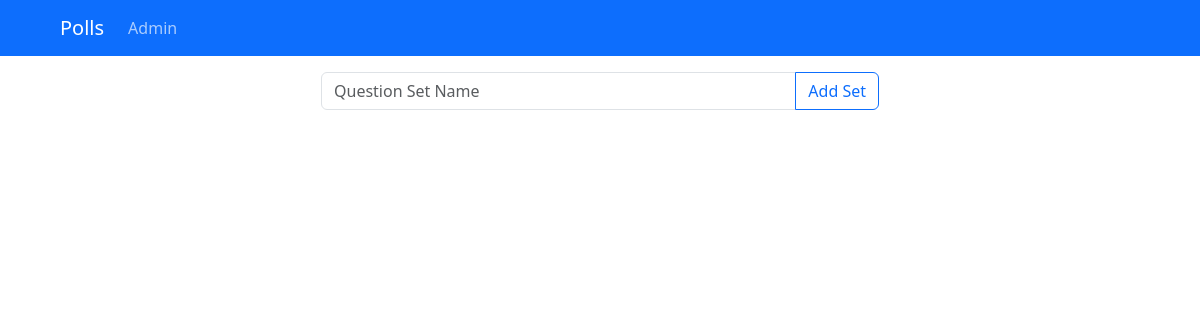
The page /polls/ on the database as committed earlier.
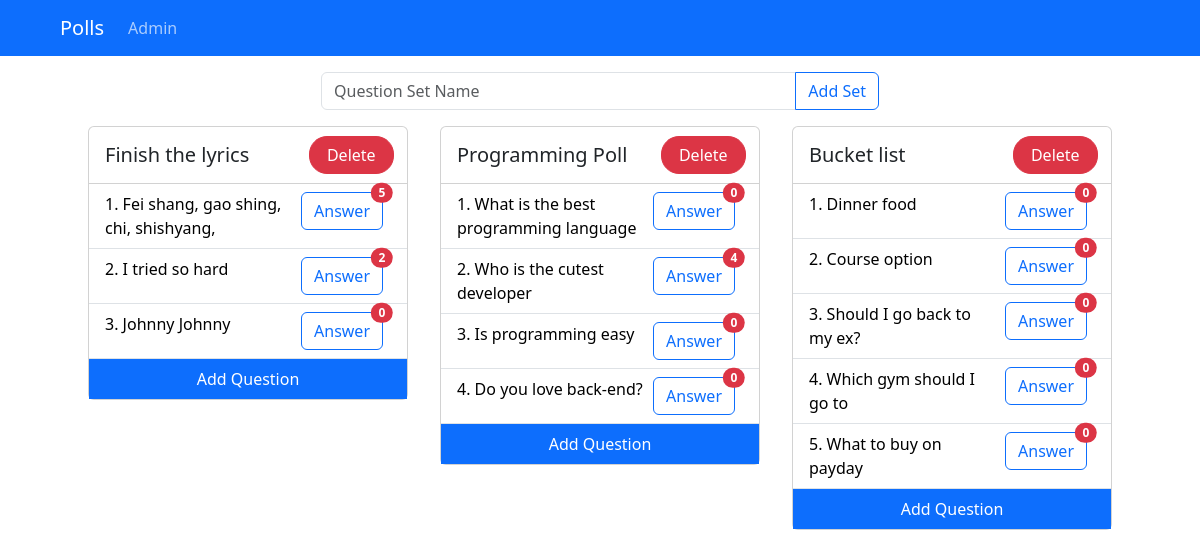
The same page on the database as committed later.
### polls/models.py (models this page shows, shortened)
class Set(models.Model):
    set_name = models.CharField(max_length=200)
    pub_date = models.DateTimeField(auto_now_add=True)

class Question(models.Model):
    set = models.ForeignKey(Set, on_delete=models.CASCADE)
    question_text = models.CharField(max_length=200)
    pub_date = models.DateTimeField("date published")
    votes_num = models.IntegerField(default=0)

### polls/views.py (the view)
# urls.py: path("", views.IndexView.as_view(), name="index"),
class IndexView(generic.ListView):
    template_name="polls/index.html"
    context_object_name="set_list"
    def get_queryset(self):
        return Set.objects.filter(pub_date__lte=timezone.now()).order_by("pub_date")

### polls/templates/polls/index.html (shortened to what this page needs)
{% include "./partials/head.html" %}
  <body>
    {% include "./partials/navbar.html" %}
    <main class="container">
      <form action="{% url 'polls:addset' %}" method="post" class="d-flex justify-content-center" autocomplete="off">
        <div class="input-group mb-3" style="width: 50%;">
          <input type="text" class="form-control" name="setname" placeholder="Question Set Name"  ">
          <button class="btn btn-outline-primary" type="submit" >Add Set</button>
        </div>
      </form>
      <div class="d-flex justify-content-center flex-wrap">
        {% for set in set_list %}
        <div class="mx-3 mb-3">
          <div class="card" style="width: 20rem;">
            <div class="row align-items-center">
              <h5 class="m-3 col-7">{{ set.set_name }}</h5>
              <a href="{% url 'polls:deleteset' set.id %}" class="btn btn-danger col-3" style="height: 38px; border-radius: 18px;">Delete</a>
            </div>
            <ul class="list-group list-group-flush">
              {% for question in set.question_set.all %}
              <li class="list-group-item d-flex justify-content-between" href="{% url 'polls:detail' question.id %}">
                <a href="{% url 'polls:detail' question.id %}" class="text-decoration-none"
                  >{{forloop.counter}}. {{ question.question_text }}</a
                >
                <a href="{% url 'polls:detail' question.id %}" class="btn btn-outline-primary mx-2 position-relative" style="height: 38px;">Answer<span class="position-absolute top-0 start-100 translate-middle badge rounded-pill bg-danger">
                  {{ question.votes_num }}
                </span></a>
              </li>
              {% endfor %}
              <div class="list-group list-group-flush bg-primary" >
                <a href="{%url 'polls:new' 1 set.id %}" class="link-underline add link-underline-opacity-0 text-center p-2">Add Question</a>
              </div>
            </ul>
          </div>
        </div>
        {% endfor %}
      </div>
    </main>
  </body>
</html>

Rows that differ between the two databases and show on the page:
added Set: set_name "Finish the lyrics"
now on this page (row edited): Question: question_text "Fei shang, gao shing, chi, shishyang,", votes_num "5", shown under "Finish the lyrics"
now on this page (row edited): Question: question_text "I tried so hard", votes_num "2", shown under "Finish the lyrics"
added Question: question_text "Johnny Johnny", votes_num "0", shown under "Finish the lyrics"
added Set: set_name "Programming Poll"
added Question: question_text "What is the best programming language", votes_num "0", shown under "Programming Poll"
added Question: question_text "Who is the cutest developer", votes_num "4", shown under "Programming Poll"
now on this page (row edited): Question: question_text "Is programming easy", votes_num "0", shown under "Programming Poll"
added Question: question_text "Do you love back-end?", votes_num "0", shown under "Programming Poll"
added Set: set_name "Bucket list"
now on this page (row edited): Question: question_text "Dinner food", votes_num "0", shown under "Bucket list"
added Question: question_text "Course option", votes_num "0", shown under "Bucket list"
added Question: question_text "Should I go back to my ex?", votes_num "0", shown under "Bucket list"
added Question: question_text "Which gym should I go to", votes_num "0", shown under "Bucket list"
added Question: question_text "What to buy on payday", votes_num "0", shown under "Bucket list"
